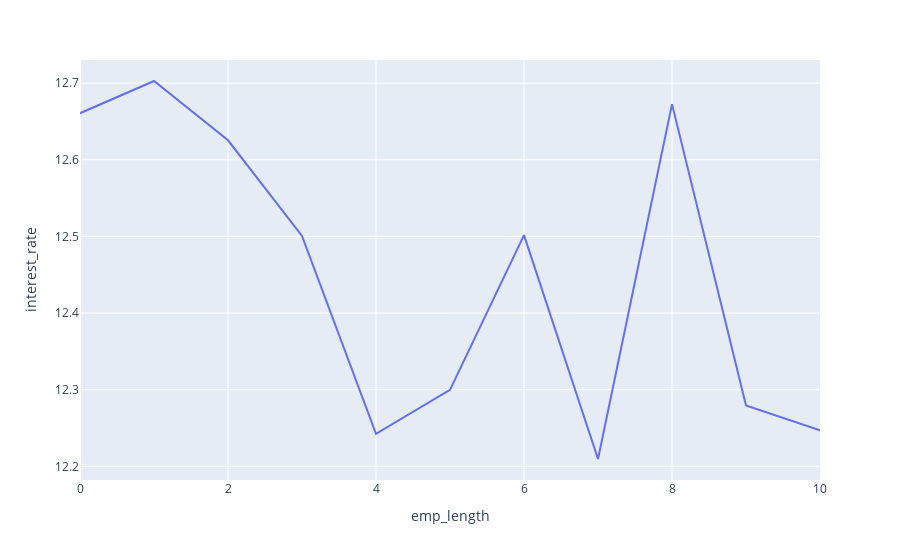

The notebook cell saved with this chart:
### Markdown cell above
-   One interesting fact is that the most loan is taken for debt_consolidation and credit cards as comapred to the other loan types.
- Small business have the highest avg loan amount.

### Code cell
### Looking at employment length and interest rate

emp_length = df.groupby('emp_length').mean()
emp_length_df=pd.DataFrame(emp_length['interest_rate'])
emp_length_df=emp_length_df.reset_index()
emp_length_df
fig = px.line(emp_length_df, x="emp_length", y="interest_rate")
fig.show()

### Figure 1 — Plotly figure (JSON) as saved in the notebook; plotly's stock layout.template omitted (floating-point values rounded to 4 significant figures)
{"data": [{"hovertemplate": "emp_length=%{x}<br>interest_rate=%{y}<extra></extra>", "legendgroup": "", "line": {"color": "#636efa", "dash": "solid"}, "mode": "lines", "name": "", "orientation": "v", "showlegend": false, "type": "scatter", "x": [0, 1, 2, 3, 4, 5, 6, 7, 8, 9, 10], "xaxis": "x", "y": [12.66, 12.7, 12.63, 12.5, 12.24, 12.3, 12.5, 12.21, 12.67, 12.28, 12.25], "yaxis": "y"}], "layout": {"legend": {"tracegroupgap": 0}, "margin": {"t": 60}, "xaxis": {"anchor": "y", "domain": [0, 1], "title": {"text": "emp_length"}}, "yaxis": {"anchor": "x", "domain": [0, 1], "title": {"text": "interest_rate"}}}}
